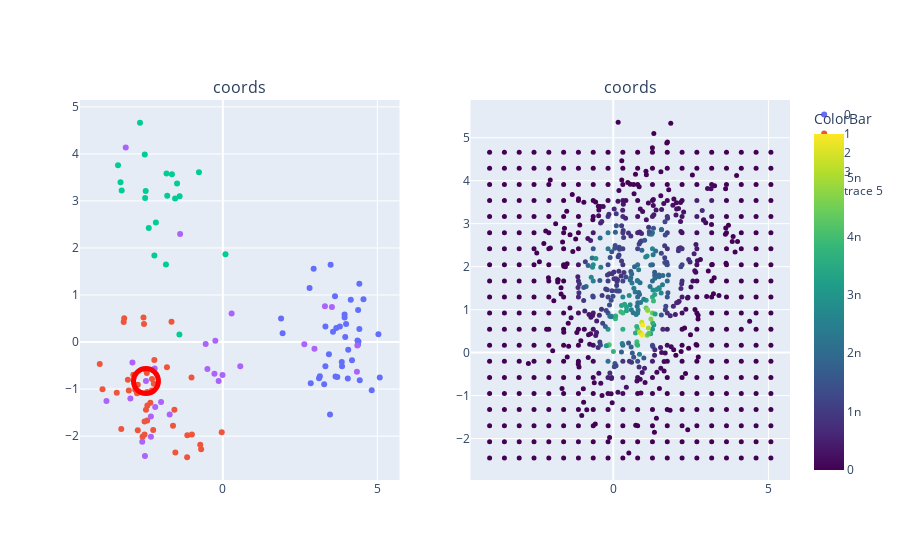

This figure's notebook cell:
### Code cell
from plotly import tools

title= 'coords'
fig_subplots = tools.make_subplots(rows=1, cols=2,subplot_titles=tuple([title]*2))

for trace in figwl:
    fig_subplots.append_trace(trace, 1, 1)
    

trace= go.Scatter(
    x= granted[:,0],
    y= granted[:,1],
    #z= grid_likes,
    mode= 'markers',
    marker= {
        'color':grid_likes,
        'colorbar': go.scatter.marker.ColorBar(
            title= 'ColorBar'
        ),
        'colorscale':'Viridis',
        'line': {'width': 0},
        'size': 5,
        'symbol': 'circle',
      "opacity": 1
      }
)

fig_subplots.append_trace(trace, 1,2)

iplot(fig_subplots)

### Figure 1 — Plotly figure (JSON) as saved in the notebook; plotly's stock layout.template omitted (floating-point values rounded to 4 significant figures; data arrays with more than 128 entries replaced by an {"elided": "..."} marker saying what was removed)
{"data": [{"mode": "markers", "name": "0", "type": "scatter", "x": [3.962, 3.788, 1.935, 3.941, 2.845, 4.417, 5.035, 3.939, 3.319, 3.857, 4.378, 4.357, 2.806, 3.434, 4.431, 3.988, 3.14, 4.552, 3.704, 4.418, 3.63, 4.045, 4.058, 2.939, 3.671, 3.647, 4.374, 4.14, 3.279, 4.18, 1.885, 4.389, 3.566, 3.114, 3.32, 3.849, 5.079, 3.469, 4.818, 3.488], "xaxis": "x", "y": [0.1046, 0.3281, 0.1864, 0.5194, -0.8791, 1.238, 0.1672, 0.5832, -0.5167, -0.5153, 0.6816, 0.0313, 1.148, -0.26, -0.8141, 0.3832, -0.7286, 0.907, -0.745, 0.2788, 0.9752, -0.7777, -0.1651, 1.558, 0.3005, -0.7337, -0.05099, 0.9006, -0.8962, -0.3891, 0.5018, 0.0115, 0.2169, -0.7678, 0.3285, -0.4256, -0.7521, -1.542, -1.028, 1.64], "yaxis": "y"}, {"mode": "markers", "name": "1", "type": "scatter", "x": [-1.66, -3.983, -2.775, -3.432, -2.441, -1.612, -2.896, -2.751, -2.567, -0.7013, -1.808, -0.03554, -2.291, -1.155, -2.494, -2.345, -2.835, -3.192, -2.46, -3.286, -1.013, -0.7314, -1.536, -2.296, -2.233, -3.072, -2.449, -1.567, -2.55, -2.533, -2.254, -3.894, -2.597, -2.487, -1.001, -2.216, -1.149, -3.208, -2.751, -2.447, -3.042, -2.533], "xaxis": "x", "y": [0.4335, -0.4665, -1.09, -1.08, -1.348, -1.78, -0.6984, -1.876, 0.5238, -2.278, -0.5376, -1.919, -0.7841, -2.45, -0.5889, -1.29, -1.014, 0.5063, -0.6582, -1.848, -0.7525, -2.182, -2.346, -1.029, -0.888, -0.7996, -1.064, -1.442, 0.3833, -1.968, -1.872, -1.005, -2.014, -1.438, -1.966, -0.3844, -1.982, 0.4268, -0.91, -1.668, -1.029, -1.692], "yaxis": "y"}, {"mode": "markers", "name": "2", "type": "scatter", "x": [-2.166, -1.481, -1.822, -1.398, 0.08633, -3.311, -1.841, -2.515, -3.392, -1.799, -1.405, -1.546, -2.215, -2.526, -2.68, -0.7721, -3.273, -2.496, -2.397, -1.647], "xaxis": "x", "y": [2.54, 3.371, 3.585, 3.101, 1.865, 3.395, 1.649, 3.06, 3.757, 3.111, 0.1576, 3.05, 1.841, 3.986, 4.662, 3.61, 3.219, 3.21, 2.423, 3.566], "yaxis": "y"}, {"mode": "markers", "name": "3", "type": "scatter", "x": [-0.2425, -0.2706, 2.638, 0.5649, -1.998, -2.52, -0.1364, 0.285, -2.487, 4.354, 3.531, 2.965, -0.4987, -1.381, -2.189, -1.719, 4.34, 3.304, -0.5541, -0.01051, -2.991, -2.925, -3.142, -2.327, -2.607, -2.327, -3.766, -2.205], "xaxis": "x", "y": [0.026, -0.6755, -0.04796, -0.5137, -1.276, -2.422, -0.8289, 0.606, -0.83, -0.07368, 0.7431, -0.1446, -0.5757, 2.298, -1.381, -1.543, -0.6337, 0.7591, -0.04192, -0.7021, -1.201, -0.4374, 4.135, -1.585, -2.12, -2.015, -1.255, -0.5629], "yaxis": "y"}, {"marker": {"color": "rgba(135, 206, 250, 0)", "line": {"color": "red", "width": 5}, "opacity": 1, "size": 25}, "mode": "markers", "showlegend": false, "type": "scatter", "x": [-2.487], "xaxis": "x", "y": [-0.83], "yaxis": "y"}, {"marker": {"color": {"elided": "800 float values"}, "colorbar": {"title": {"text": "ColorBar"}}, "colorscale": [[0, "#440154"], [0.1111, "#482878"], [0.2222, "#3e4989"], [0.3333, "#31688e"], [0.4444, "#26828e"], [0.5556, "#1f9e89"], [0.6667, "#35b779"], [0.7778, "#6ece58"], [0.8889, "#b5de2b"], [1, "#fde725"]], "line": {"width": 0}, "opacity": 1, "size": 5, "symbol": "circle"}, "mode": "markers", "type": "scatter", "x": {"elided": "800 float values"}, "xaxis": "x2", "y": {"elided": "800 float values"}, "yaxis": "y2"}], "layout": {"annotations": [{"font": {"size": 16}, "showarrow": false, "text": "coords", "x": 0.225, "xanchor": "center", "xref": "paper", "y": 1, "yanchor": "bottom", "yref": "paper"}, {"font": {"size": 16}, "showarrow": false, "text": "coords", "x": 0.775, "xanchor": "center", "xref": "paper", "y": 1, "yanchor": "bottom", "yref": "paper"}], "xaxis": {"anchor": "y", "domain": [0, 0.45]}, "xaxis2": {"anchor": "y2", "domain": [0.55, 1]}, "yaxis": {"anchor": "x", "domain": [0, 1]}, "yaxis2": {"anchor": "x2", "domain": [0, 1]}}}
